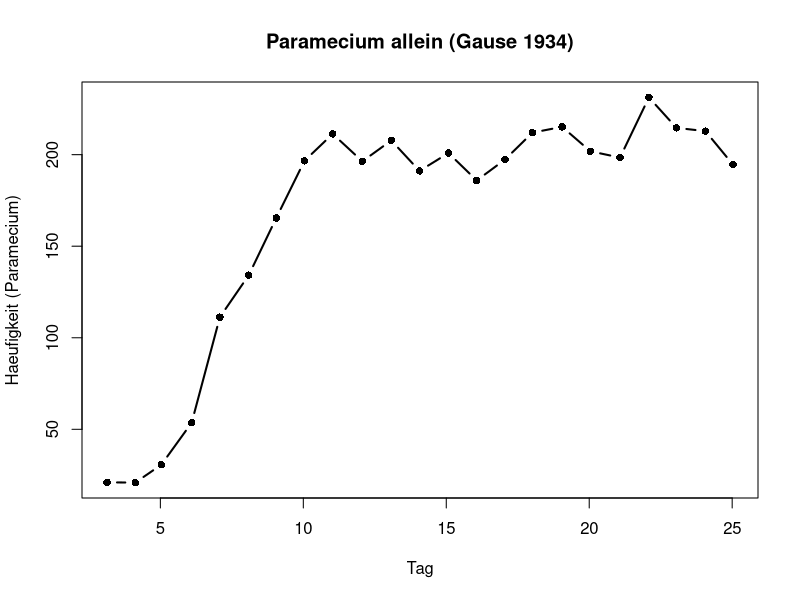
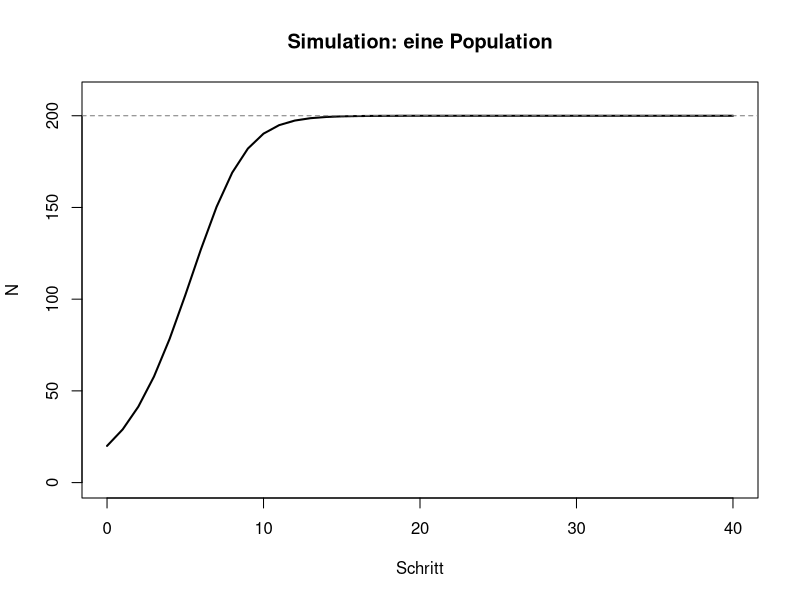
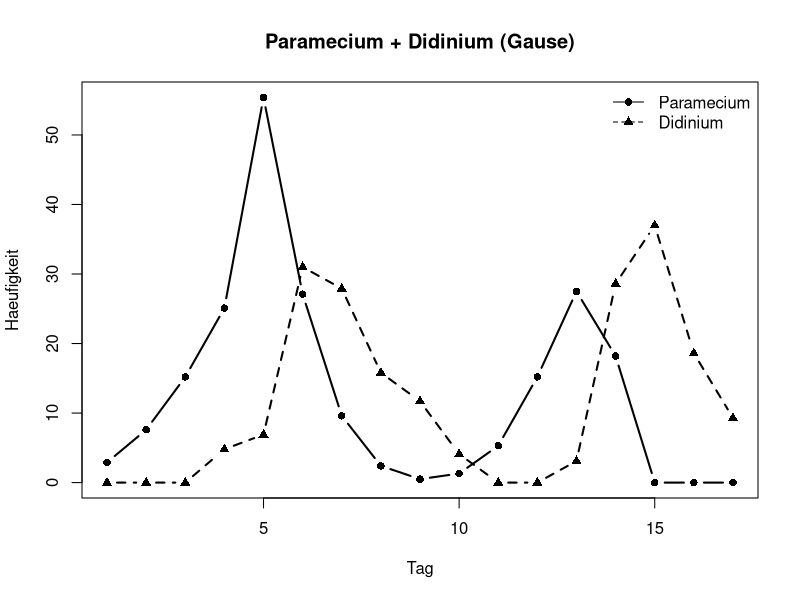
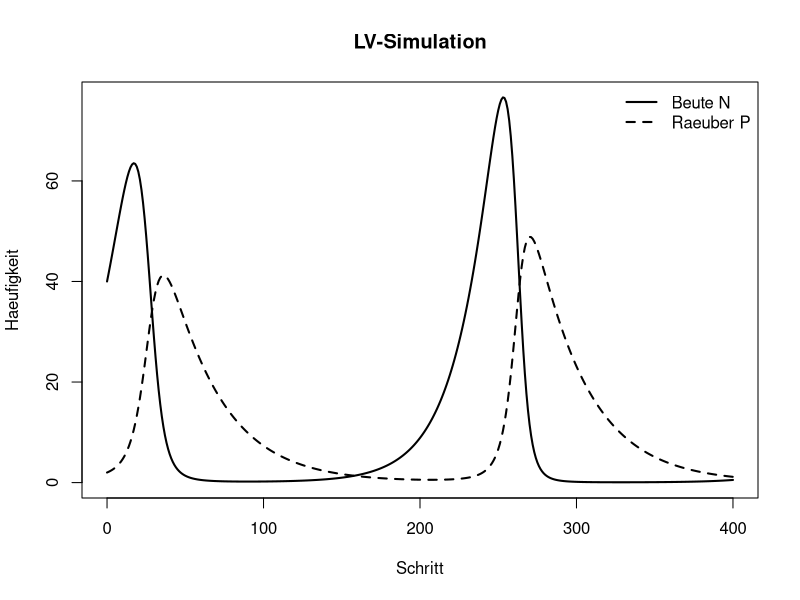
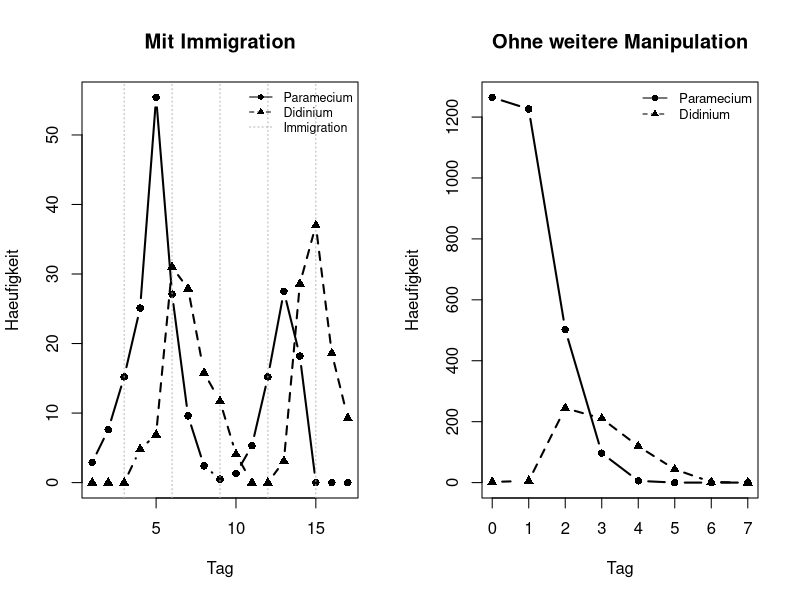

R code for these plots, in order:
## ---- chunk 1
# Daten laten
alone <- read.csv("data/paramecium_alone.csv")

# Daten darstellen
plot(x = alone$day, # x-Achse
     y = alone$paramecium, # y-Achse
  type = "b", pch = 16, lwd = 2, # Art des Graphen - dicke Linie mit Punkten
  xlab = "Tag", ylab = "Haeufigkeit (Paramecium)", # Beschriftung der x und y Achse
  main = "Paramecium allein (Gause 1934)" # Titel
)
## ---- chunk 2
# Funktion um schrittweise die Populationsgrössen zu ermitteln 
next_N <- function(N, r, K) { # Argumente, die die Funktion braucht, um den gewünschten Schritt durchzuführen
  N + r * N * (1 - N / K)
}
## ---- chunk 3
# Ausführen der obigen Funktion
next_N(N = 20, r = 0.5, K = 200)
## ---- chunk 4
# die selbe Funktion von oben
next_N <- function(N, r, K) {
  N + r * N * (1 - N / K)
}

# Variabeln und Parameter
T <- 40 # Zeitrahmen
N <- numeric(T + 1) # Vektor für Populationsgrösse N (Länge T+1; startet mit der Anfangsgrösse)
N[1] <- 20      # F3) Anfangsgrösse — ändern!
r <- 0.5        # F2) Wachstumsrate — ändern!
K <- 200        # Deckel — bei Bedarf ändern!

# Schlaufe, die Zeitschritte wiederholt 
for (t in 1:T) {
  N[t + 1] <- next_N(N[t], r, K)
}

# Graph für die Simulationsresultate
plot(x = 0:T, # x = Zeitachse
     y = N, # y = Populationsgrösse
  type = "l", lwd = 2, # dicke Linie
  xlab = "Schritt", ylab = "N", # Achsenbeschriftung
  main = "Simulation: eine Population", # Titel
  ylim = c(0, max(N, K) * 1.05) # Skalierung der y-Achse
)
# horizontale Linie, um Tragfähigkeit (Populationsdeckel) hervorzuheben
abline(h = K, col = "grey50", lty = 2)
## ---- chunk 5
# Daten laden
both <- read.csv("data/paramecium_with_didinium.csv")

# Daten darstellen
plot(x = both$day, 
     y = both$paramecium,
  type = "b", pch = 16, lwd = 2, # dicke Linie mit Punkten
  xlab = "Tag", ylab = "Haeufigkeit", # Achsenbeschriftung
  main = "Paramecium + Didinium (Gause)", # Titel
  ylim = range(0, both$paramecium, both$didinium) # Skalierung der y-Achse
)
# zusätzliche Linie für Didinium
lines(both$day, both$didinium, type = "b", pch = 17, lwd = 2, lty = 2)
# Legende
legend("topright", c("Paramecium", "Didinium"),
       pch = c(16, 17), lty = 1:2, bty = "n")
## ---- chunk 6
# Funktion um schrittweise die Populationsgrössen zu ermitteln; für Räuber und Beute gleichzeitig
next_state <- function(N, P, r, a, b, m) {
  dN <- r * N - a * N * P
  dP <- b * a * N * P - m * P
  c(
    N = max(N + dN, 0), # ausschliessen, dass negative Werte entstehen
    P = max(P + dP, 0) # ausschliessen, dass negative Werte entstehen
  )
}
## ---- chunk 7
# Ausführen der obigen Räuber-Beute Funktion
next_state(N = 40, P = 2, r = 0.05, a = 0.005, b = 0.5, m = 0.03)
## ---- chunk 8
# Variabeln und Parameter
T <- 400
N <- numeric(T + 1)
P <- numeric(T + 1)
N[1] <- 40 # F7) Anfangsgrösse - ändern!
P[1] <- 2 # F7) Anfangsgrösse - ändern!

r <- 0.05
a <- 0.005   # F6) Prädation — ändern!
b <- 0.5
m <- 0.03

# Schlaufe, die Zeitschritte wiederholt 
for (t in 1:T) {
  out <- next_state(N[t], P[t], r, a, b, m)
  N[t + 1] <- out["N"]
  P[t + 1] <- out["P"]
}

# Graph für die Simulationsresultate
plot(0:T, 
     N,
  type = "l", lwd = 2,
  xlab = "Schritt", ylab = "Haeufigkeit",
  main = "LV-Simulation",
  ylim = range(0, N, P)
)
lines(0:T, P, lwd = 2, lty = 2)
legend("topright", c("Beute N", "Raeuber P"), lty = 1:2, lwd = 2, bty = "n")
## ---- chunk 9
# Daten laden
both <- read.csv("data/paramecium_with_didinium.csv")
both_ex <- read.csv("data/paramecium_didinium_extinction.csv")

# Daten darstellen
par(mfrow = c(1, 2)) # um zwei Graphen nebeneinander zu haben

# Graph 1)
plot(both$day, 
     both$paramecium,
  type = "b", pch = 16, lwd = 2,
  xlab = "Tag", ylab = "Haeufigkeit",
  main = "Mit Immigration",
  ylim = range(0, both$paramecium, both$didinium)
)
# vertikale Linien um Immigrationsereignise hervorzuheben
abline(v = both$day[both$immigration == "y"], col = "grey70", lty = 3)
lines(both$day, both$didinium, type = "b", pch = 17, lwd = 2, lty = 2)
legend("topright", c("Paramecium", "Didinium", "Immigration"),
       pch = c(16, 17, NA), lty = c(1, 2, 3),
       col = c("black", "black", "grey70"), bty = "n", cex = 0.75)

# Graph 2)
plot(both_ex$day, 
     both_ex$paramecium,
  type = "b", pch = 16, lwd = 2,
  xlab = "Tag", ylab = "Haeufigkeit",
  main = "Ohne weitere Manipulation",
  ylim = range(0, both_ex$paramecium, both_ex$didinium, na.rm = TRUE)
)
lines(both_ex$day, both_ex$didinium, type = "b", pch = 17, lwd = 2, lty = 2)
legend("topright", c("Paramecium", "Didinium"),
       pch = c(16, 17), lty = 1:2, bty = "n", cex = 0.8)
